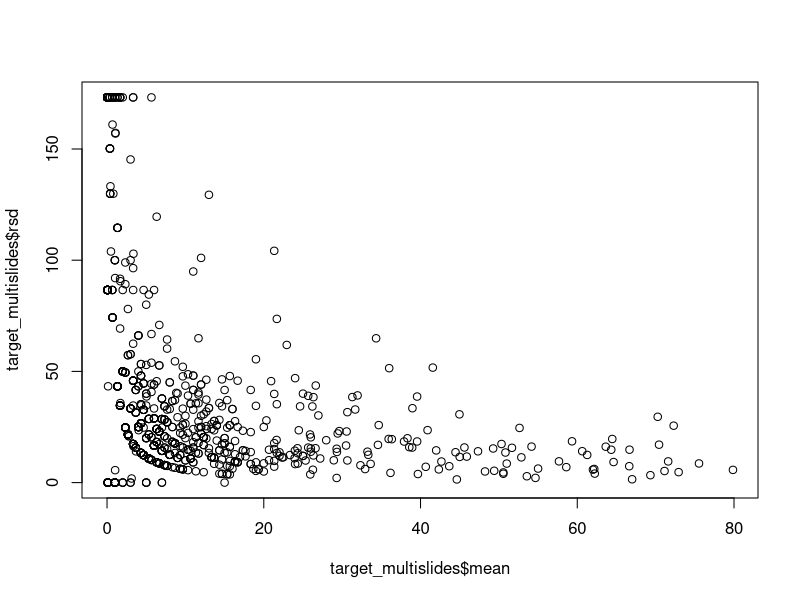
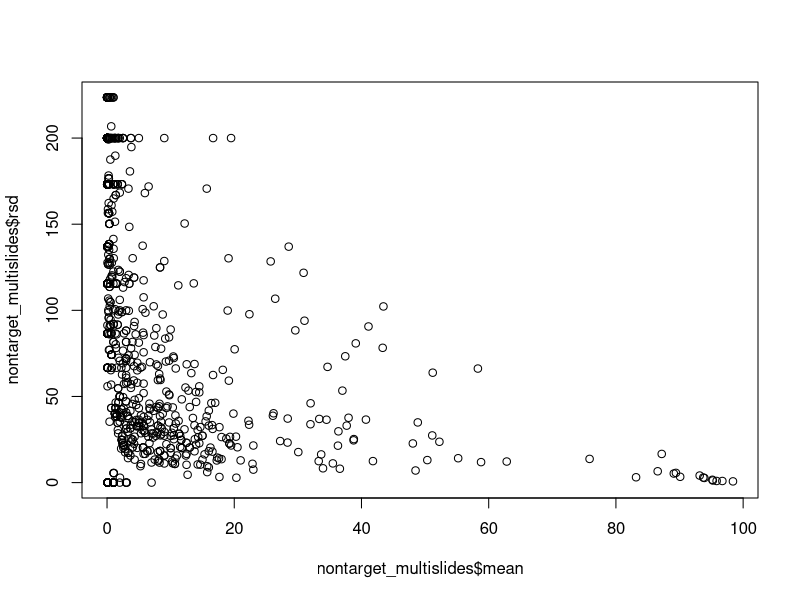

Generate these figures, in order, with R: (Note: this script raises an error after producing the figures.)
#### Processing microscopy data
### Jordan Zabrecky
## last edited 10.14.2026

# This code processes microscopy data from the EDI data release 
# (averaging across slides and evaluting rsd), remove non-algal portion of sample,
# and recalculates relative abundance without that portion

#### (1) Loading in libraries & data ####

# loading libraries
lapply(c("tidyverse", "lubridate"), require, character.only = T)

# read in microscopy data
target <- read.csv("./data/EDI_data_package/microscopy_target_samples.csv")
nontarget <- read.csv("./data/EDI_data_package/microscopy_non_target_samples.csv")

#### (2) Joining all coccoids together into one group ####

# when completing microscopy, we separated out Aphanothece and Chroococcus
# as they COULD be ATX producers, however, for this study we will just group 
# all coccoids together to minimize confusion (especially since they are such a small
# fraction)
nontarget <- nontarget %>% 
  mutate(coccoidal_cyano = other_coccoids + aphanothece + chroococcus + microcystis) %>% 
  select(!c("other_coccoids", "aphanothece", "chroococcus", "microcystis"))
target <- target %>% 
  mutate(coccoidal_cyano = other_coccoids + aphanothece + chroococcus) %>% 
  select(!c("other_coccoids", "aphanothece", "chroococcus"))

#### (3) Analyzing microscopy data (w/ multiple slides) ####

## (a) target samples

# look at average, sd, & rsd for each taxa across slides
target_multislides <- target %>% 
  filter(slide_rep != "Final") %>% 
  pivot_longer(microcoleus:ncol(.), names_to = "taxa", values_to = "percent") %>% 
  dplyr::group_by(taxa, site_reach, field_date, sample_type) %>% 
  dplyr::summarize(mean = mean(percent),
                   sd = sd(percent),
                   rsd = (sd * 100) / mean) %>% 
  ungroup()
view(target_multislides) # the highest are all samples where one slide had 0.1% cover
mean(target_multislides$rsd, na.rm = TRUE) # 41.8% high but let's look at taxa 
                                           # that have >5% mean cover
plot(target_multislides$mean, target_multislides$rsd)
# yup, samples with a higher mean have a lower rsd

# looking at taxa that have >5% mean cover
target_multislides_sub <- target_multislides %>% 
  filter(mean > 5)
view(target_multislides_sub)
mean(target_multislides_sub$rsd) # 21.7% high but better

# pivot back wider to join back into processed
target_multislides_wider <- target_multislides %>% 
  select(!(sd:rsd)) %>% 
  pivot_wider(names_from = "taxa", values_from = "mean")

# for data that were already averaged across three slides,
# we need to match it up to the processed data frame
target_processed <- target %>% 
  filter(slide_rep == "Final") %>% 
  select(!(slide_rep:method)) # remove columns we don't need

# match up column order
target_processed <- target_processed[,colnames(target_multislides_wider)]

# rbind to join dataframes
target_processed <- rbind(target_processed, target_multislides_wider)

## (b) non-target samples

# first, put together rophalodia and epithemia 
# (which are officially one group and should not be separated, Ruck et al. 2016;
# though this is not universally observed... we will do so as we didn't separate 
# Rophalodia from target samples)
nontarget <- nontarget %>% 
  mutate(epithemia = epithemia + rhopalodia) %>% 
  select(!rhopalodia) %>% 
  dplyr::rename(non_e_diatoms = non_e_r_diatoms)

# look at average, sd, & rsd for each taxa across slides
# no samples here are averaged over as indicated by "Final"
nontarget_multislides <- nontarget %>% 
  pivot_longer(non_algal:ncol(.), names_to = "taxa", values_to = "percent") %>% 
  dplyr::group_by(taxa, site_reach, field_date, sample_type) %>% 
  dplyr::summarize(mean = mean(percent),
                   sd = sd(percent),
                   rsd = (sd * 100) / mean) %>% 
  ungroup()
view(nontarget_multislides) # the highest are all samples where one slide had 0.1% cover
mean(nontarget_multislides$rsd, na.rm = TRUE) # 95.1% high but let's look at taxa 
                                              # that have >5% mean cover
plot(nontarget_multislides$mean, nontarget_multislides$rsd)
# less strong of a relationship with non-target samples

# looking at taxa that have >5% mean cover
nontarget_multislides_sub <- nontarget_multislides %>% 
  filter(mean > 5)
view(nontarget_multislides_sub)
mean(nontarget_multislides_sub$rsd) # 42.4% high but better

# pivot back wider to join with anatoxin and environmental data
nt_processed <- nontarget_multislides %>% 
  select(!(sd:rsd)) %>% 
  pivot_wider(names_from = "taxa", values_from = "mean") 

# confirm that everything sums up to 100
check_nt <- which(rowSums(nt_processed[4:ncol(nt_processed)]) != 100)
check_t <- which(rowSums(target_processed[4:ncol(target_processed)]) != 100)

# check these values- maybe slight variations in float?
# like minor issues when averaging such small decimals across multiple slides
rowSums(target_processed[4:ncol(target_processed)])[check_t] # is 100
rowSums(nt_processed[4:ncol(nt_processed)])[check_nt] # all are 100

#### (4) Remove non-algal portion from relative abundance & recalculate ####

# function to remove non-algal portion and recalculate
remove_non_algal <- function(df) {
  # remove non-algal portion
  temp_df <- df %>% 
    select(!non_algal)
  
  # calculate total percent abundance of algal portion
  temp_df$total_algal_percent <- rowSums(temp_df[c(4:ncol(temp_df))]) # hard-coded; always have 4 info columns
  
  
  # pivot longer for easy re-calculation and then pivot back wider
  final_df <- temp_df %>% 
    relocate(total_algal_percent, .after = sample_type) %>%  # quick reorganization
    pivot_longer(cols = c(5:ncol(temp_df)), values_to = "old_percent", names_to = "taxa") %>% 
    mutate(new_percent = (old_percent / total_algal_percent) * 100) %>% 
    select(!c(old_percent, total_algal_percent)) %>% 
    pivot_wider(names_from = "taxa", values_from = "new_percent")
  
  # return final dataframe
  return(final_df)
}

# apply function to dataframes
nt_processed2 <- remove_non_algal(nt_processed)
target_processed2 <- remove_non_algal(target_processed)

# double check that all recalculated taxa columns sum to 100!
check_nt2 <- which(rowSums(nt_processed2[4:ncol(nt_processed2)]) != 100)
check_t2 <- which(rowSums(target_processed2[4:ncol(target_processed2)]) != 100)

# check these values- again likely minor decimal issues 
# as computers are bad at dealing with small numbers
rowSums(target_processed2[4:ncol(target_processed2)])[check_t2] # all are 100
rowSums(nt_processed2[4:ncol(nt_processed2)])[check_nt2] # all are 100

#### (3) Final edits ####

# separate out TAC and TM 
tm_processed2 <- target_processed2 %>% 
 filter(sample_type == "TM")
tac_processed2 <- target_processed2 %>% 
  filter(sample_type == "TAC")

# change label on 9/8/2022 sample to 9/6/2022
# (substitute technician accidentally took 2022-09-06 with different methods, not in this dataset)
tm_processed2$field_date[which(tm_processed2$field_date == "2022-09-08")] <- "2022-09-06"

# put all processed data into a list
processed <- list(tm_processed2, tac_processed2, nt_processed2)
names(processed) <- c("tm", "tac", "nt")

# make a column for the site name
processed <- lapply(processed, function(x) x %>% 
                      mutate(site = case_when(grepl("RUS", site_reach) ~ "RUS",
                                              grepl("SFE-M", site_reach) ~ "SFE-M",
                                              grepl("SAL", site_reach) ~ "SAL",
                                              grepl("SFE-SH", site_reach) ~ "SFE-SH")) %>% 
                      relocate(site, .before = "site_reach"))

# saving csv's
path <- paste(getwd(), "/data/morphological/", sep = "")
lapply(names(processed), function(x) write.csv(processed[[x]], file = paste(path, x, "_algalonly.csv", 
                                                                              sep = ""), row.names = FALSE))
